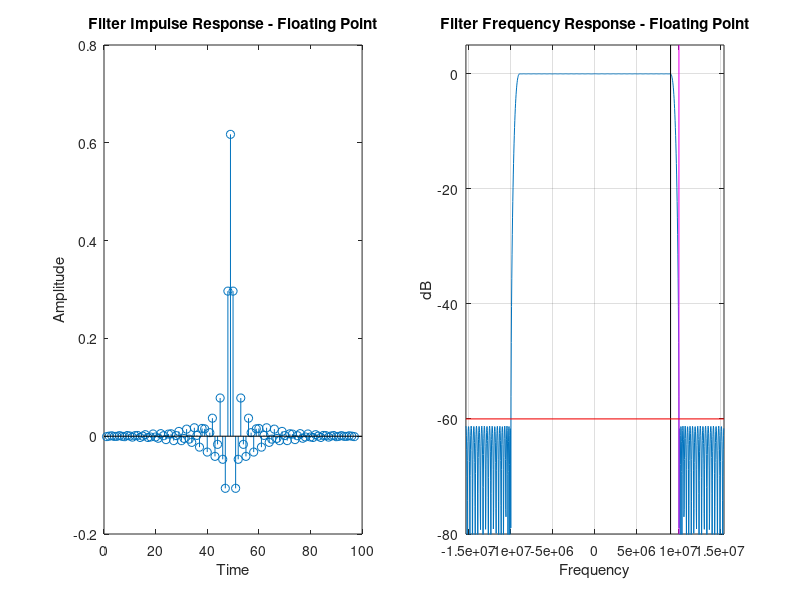

Write MATLAB code to recreate this figure. (Note: this script raises an error after producing the figure.)
%Author Dr Chris Dick
%Modified by Nick Mikstas

format long;
seed = 1;
rng(seed);

fs = 30720000;          % signal sample rate
fc = 9000000;           % corner frequency
Adb = 60;               % filter sidelobe levels
fstp = 10000000;        % stopband edge frequency
deltaF = fstp - fc;     % width of filter transition band

N = 97;
designFrqs = [0, fc, fstp, fs/2]/fs;% vector of design frequencies
amplitudeResponse = [1, 1, 0, 0];% desired amplitude response corresponding to the design frequencies
coeff = firpm(N-1, 2*designFrqs, amplitudeResponse, [10,20]);
coeffNBits = 16;
coeffNBitsFrac = 15;
coeffNBitsInt = coeffNBits - coeffNBitsFrac;

% filter input precision
dataNBits = 23;% bit-precision of the filter input samples
dataNBitsFrac = 15;
dataNBitsInt = dataNBits - dataNBitsFrac;
numInputSamples = 50000;% number of filter input samples to process

fig = 1;% figure counter

% plot filter impulse response for floating point coefficients
figure(fig);
fig = fig + 1;
subplot(1,2,1);
stem(coeff);
title('Filter Impulse Response - Floating Point');
ylabel('Amplitude');
xlabel('Time');

% plot filter frequency response for floating point filter
subplot(1,2,2);
nFFT = 1024;% use nFFT-length transform to compute filter frequency response
frq_rspns = abs(fftshift(fft(coeff, nFFT)));
frq_rspns = frq_rspns / max(frq_rspns);
log_frq_rspns = 20*log10(frq_rspns);% display magnitude response in dB
log_frq_rspns_fp = log_frq_rspns;% keep a copy of the frequency response for the floating-point coefficients
x_axis = (-0.5 : 1/nFFT : 0.5-1/nFFT)*fs;% generate x-axis values for display
plot(x_axis, log_frq_rspns);
grid;
hold on

% overlay design targets on plot
plot([fc, fc], [-80, 5], 'k');
plot([fstp, fstp], [-80, 5], 'm');
plot([-fs/2, fs/2], [-Adb, -Adb,], 'r')
hold off
title('Filter Frequency Response - Floating Point');
ylabel('dB');
xlabel('Frequency');
axis([-fs/2, fs/2 -80, 5]);

% quantize the coefficients
scaledCoeff = coeff/max(coeff);
[tmp, coeffQ] = xquantize(scaledCoeff, coeffNBitsInt, coeffNBitsFrac, 'dontNormalizeData');

% plot time response of the quantized filter
figure(fig);
fig = fig + 1;
subplot(1,2,1);
stem(coeffQ);
title('Filter Impulse Response - Quantized');
ylabel('Amplitude');
xlabel('Time');

% plot filter frequency response
subplot(1,2,2);
nFFT = 1024;% use nFFT-length transform to compute filter frequency response
frq_rspns = abs(fftshift(fft(coeffQ, nFFT)));
frq_rspns = frq_rspns / max(frq_rspns);
log_frq_rspns = 20*log10(frq_rspns);% display magnitude response in dB
x_axis = (-0.5 : 1/nFFT : 0.5-1/nFFT)*fs;% generate x-axis values for display
plot(x_axis, log_frq_rspns);
grid;
axis([-fs/2 fs/2 -80 5]);
hold on

% overlay design targets on plot
plot([fc, fc], [-80, 5], 'k');
plot([fstp, fstp], [-80, 5], 'm');
plot([-fs/2, fs/2], [-Adb, -Adb,], 'r')
hold off
title('Filter Frequency Response - Quantized');
ylabel('dB');
xlabel('Frequency');

% Overlay of floating-point and fixed-point filters
figure(fig)
fig = fig + 1;
nFFT = 1024; % use nFFT-length transform to compute filter frequency response
frq_rspns = abs(fftshift(fft(coeffQ, nFFT)));
frq_rspns = frq_rspns / max(frq_rspns);
log_frq_rspns = 20*log10(frq_rspns);    % display magnitude response in dB
x_axis = (-0.5 : 1/nFFT : 0.5-1/nFFT)*fs;    % generate x-axis values for display
plot(x_axis, log_frq_rspns_fp, 'b', x_axis, log_frq_rspns, 'r');
grid;
hold on;        
% overlay design specifications on plot
plot([fc, fc], [-80, 5], 'k');
plot([fstp, fstp], [-80, 5], 'm');
plot([-fs/2, fs/2], [-Adb, -Adb,], 'r')
hold off;

title_hndl = title('Filter Frequency Response - Overlayed');
y_hndl = ylabel('dB');
x_hndl = xlabel('Frequency');
axis([-fs/2, fs/2 -80, 5]);

filterInputReal = 2*rand(1, numInputSamples)-1;
filterInputImag = 2*rand(1, numInputSamples)-1;
[tmp,filterInputRealQ] = xquantize(filterInputReal, dataNBitsInt, dataNBitsFrac, 'dontNormalizeData');
[tmp,filterInputImagQ] = xquantize(filterInputImag, dataNBitsInt, dataNBitsFrac, 'dontNormalizeData');

%Generate floating-point filter output data.
filterOutputReal = filter(scaledCoeff, 1, filterInputReal);
filterOutputImag = filter(scaledCoeff, 1, filterInputImag);

%Generate quantized filter output data.
filterOutputRealQ = filter(coeffQ, 1, filterInputRealQ);
filterOutputImagQ = filter(coeffQ, 1, filterInputImagQ);

figure(fig);
fig = fig + 1;
subplot(1,2,1);
plot(filterOutputReal);
grid on;
hold on;
plot(filterOutputRealQ);
hold off;
title('Filter Output Real - Overlayed');
xlabel('Time');
ylabel('Amplitude');

subplot(1,2,2);
plot(filterOutputImag);
grid on;
hold on;
plot(filterOutputImagQ);
hold off;
title('Filter Output Imanginary - Overlayed');
xlabel('Time');
ylabel('Amplitude');

%Save quantized filter coefficients
fp = fopen('./LTE_coeff.dat', 'w');
for n=1 : length(coeffQ)-1
    fprintf(fp, '%1.20f,\n', coeffQ(n));
end
fprintf(fp, '%1.20f\n', coeffQ(n+1));
fclose(fp);

%Save quantized filter real input data
fp = fopen('./LTE_input_real.dat', 'w');
for n=1 : length(filterInputRealQ)
    fprintf(fp, '%1.20f\n', filterInputRealQ(n));
end
fclose(fp);

%Save quantized filter imaginary input data
fp = fopen('./LTE_input_imag.dat', 'w');
for n=1 : length(filterInputImagQ)
    fprintf(fp, '%1.20f\n', filterInputImagQ(n));
end
fclose(fp);

%Save floating point filter output real data
fp = fopen('./LTE_output_real.dat', 'w');
for n=1 : length(filterOutputReal)
    fprintf(fp, '%1.20f\n', filterOutputReal(n));
end
fclose(fp);

%Save floating point filter output imaginary data
fp = fopen('./LTE_output_imag.dat', 'w');
for n=1 : length(filterOutputImag)
    fprintf(fp, '%1.20f\n', filterOutputImag(n));
end
fclose(fp);
